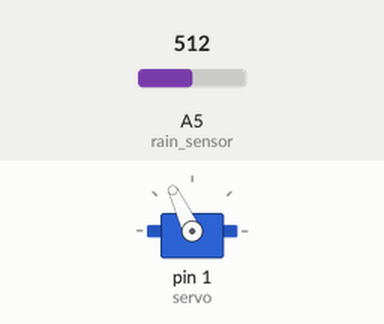
The sketch below on a simulated Arduino Uno, built with avr-gcc and run on an emulated ATmega328P. Shown: servo. The inputs (shaded band) are chosen by the test bench; at power-on: A5 (rain_sensor) = 512. What the sketch prints to the serial monitor is not drawn.

Above: at 10.8 s.
10.9 s: A5 (rain_sensor) set to 716
At 20.7 s:
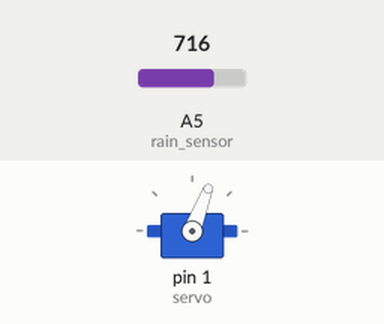
21.5 s: A5 (rain_sensor) set to 900
At 30.7 s:
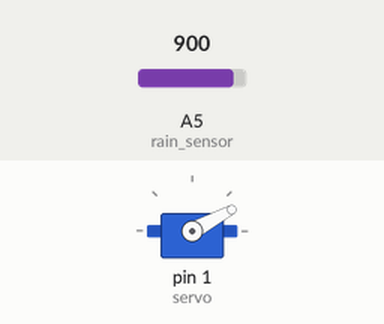
31.5 s: A5 (rain_sensor) set to 1023
At 40.7 s:
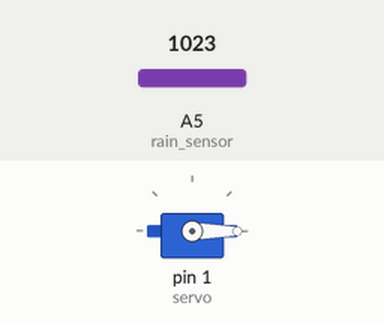
41.5 s: A5 (rain_sensor) set to 306
At 50.8 s:
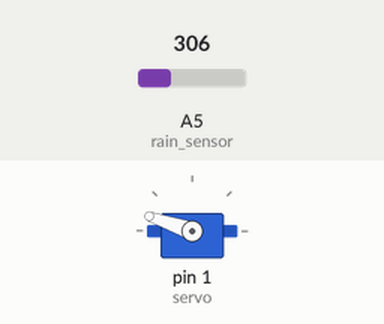
51.5 s: A5 (rain_sensor) set to 122
At 60.8 s:
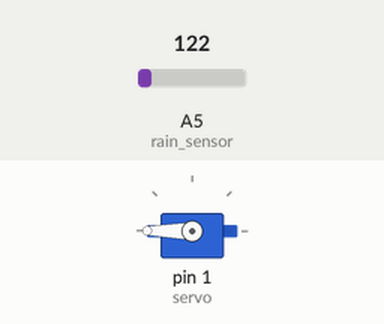
61.5 s: A5 (rain_sensor) set to 511
At 70.9 s:
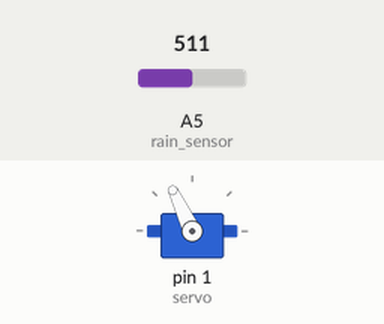
Timing chart, 0 to 72.4 s (numbered marks = the images above; inputs shaded):
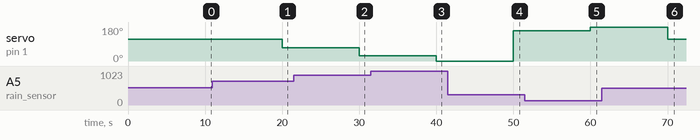

The sketch:

servo_rain.ino
```cpp
#include<Servo.h>
int rain_sensor = A5, servo=1;
Servo myServo;
void setup() {
 Serial.begin(9600);
 myServo.attach(servo);
 myServo.write(0);// put your setup code here, to run once:

}

void loop() {
  int sensorvalue=analogRead(rain_sensor);
  int motor= map(sensorvalue,220,1023,180,0);
  myServo.write(motor);
  Serial.println("sensor value is:");
  Serial.print(sensorvalue);
  Serial.print("servo motro ratates by agle");

  Serial.print(motor);
  delay(10000);// put your main code here, to run repeatedly:

}
```

Measured:
- after the input at 10.9 s, servo on pin 1 (servo): 115° → 69° after 9.1 s
- after the input at 21.5 s, servo on pin 1 (servo): 69° → 28° after 8.5 s
- after the input at 31.5 s, servo on pin 1 (servo): 28° → 0° after 8.5 s
- after the input at 41.5 s, servo on pin 1 (servo): 0° → 161° after 8.5 s
- after the input at 51.5 s, servo on pin 1 (servo): 161° → 180° after 8.5 s
- after the input at 61.5 s, servo on pin 1 (servo): 180° → 115° after 8.5 s
